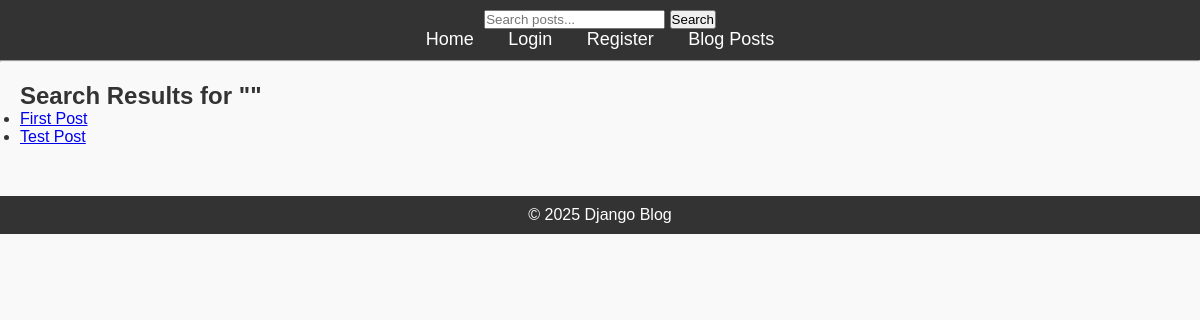
The app's page /search/, older data.
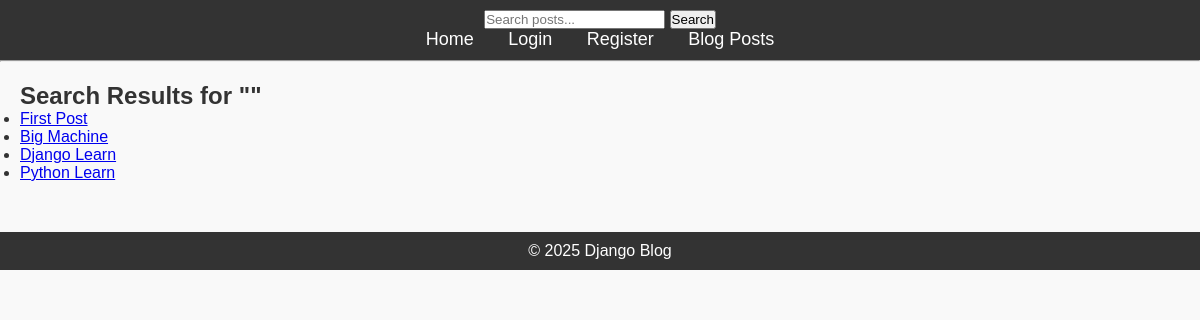
The same page, newer data.
### blog/models.py (models this page shows, shortened)
class Post(models.Model):
    title = models.CharField(max_length=200)
    content = models.TextField()
    published_date = models.DateTimeField(auto_now_add=True)
    author = models.ForeignKey(User, on_delete=models.CASCADE ,related_name="posts")
    tags = TaggableManager(blank=True)

### blog/views.py (the view)
# urls.py: path("search/", views.search_posts, name="search_posts"),
def search_posts(request):
    query = request.GET.get("q", "")
    posts = Post.objects.all()
    if query:
        posts = posts.filter(
            Q(title__icontains=query) |
            Q(content__icontains=query) |
            Q(tags__name__icontains=query)
        ).distinct()
    return render(request, "blog/search_results.html", {"posts": posts, "query": query})

### blog/templates/blog/search_results.html
{% extends "blog/base.html" %}
{% block content %}
<h2>Search Results for "{{ query }}"</h2>
{% if posts %}
    <ul>
        {% for post in posts %}
            <li>
                <a href="{% url 'post_detail' post.pk %}">{{ post.title }}</a>
            </li>
        {% endfor %}
    </ul>
{% else %}
    <p>No posts found.</p>
{% endif %}
{% endblock %}

Row changes from the older to the newer data that the page shows:
removed Post: title "Test Post"
added Post: title "Big Machine"
added Post: title "Django Learn"
added Post: title "Python Learn"
